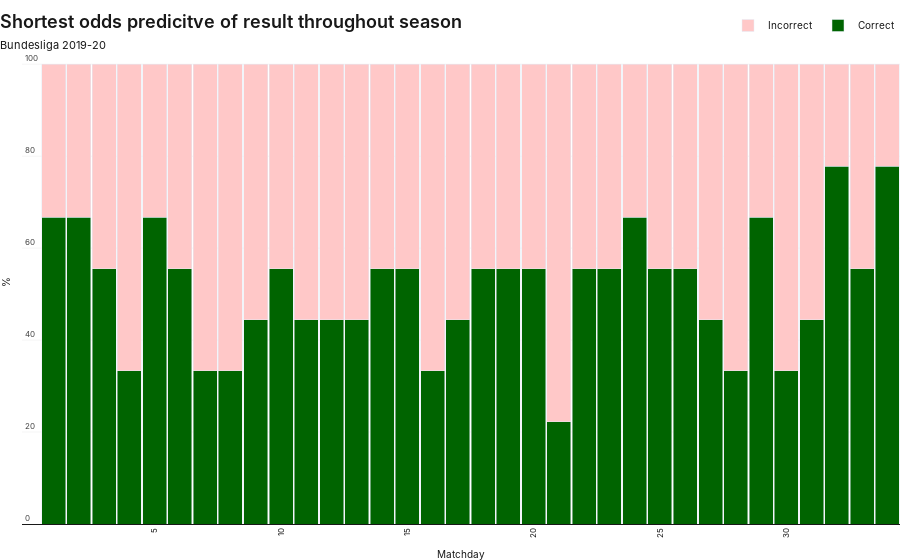

The cell this chart's notebook holds for it:
### Code cell
def matchdayCorrect():
        
    dfCORRECT = pd.DataFrame(columns=['number_of_matches', 'number_of_correct', 'correct_pc', 'incorrect_pc'])

    fig = go.Figure()
        
    matchdays = sorted([int(x) for x in df['Matchday'].unique()])
        
    for matchday in matchdays:
                        
        dfx = df.copy().loc[df['Matchday'] == str(matchday)]
        dfx['Winning odds'] = dfx['Winning odds'].apply(lambda x: x.replace('$',''))
        dfx['Winning odds'] = dfx['Winning odds'].astype(float)
        
        number_of_matches = dfx.shape[0]
        
        dfxx = dfx.loc[dfx['Winning odds'] == dfx['Shortest odds']]
        number_of_correct = dfxx.shape[0]
        
        correct_pc = round(number_of_correct/number_of_matches*100,2)
        incorrect_pc = 100 - correct_pc
        
        dfCORRECT.loc[int(matchday)] = number_of_matches, number_of_correct, correct_pc, incorrect_pc
                  
    fig.add_trace(go.Bar(
            x=[x for x in dfCORRECT.index], y=dfCORRECT['correct_pc'], marker=dict(color='rgba(0,100,0,1)'), name = 'Correct', hoverinfo='skip'
        ))
    
    fig.add_trace(go.Bar(
            x=[x for x in dfCORRECT.index], y=dfCORRECT['incorrect_pc'],  marker=dict(color='rgba(255,200,200,1)'), name = 'Incorrect', hoverinfo='skip'
        ))
    
    fig.update_layout(barmode='stack')
        
    headline, subhead, xaxes_title, yaxes_title, figHeight, marginTop, showLegend = f'Shortest odds predicitve of result throughout season', 'Bundesliga 2019-20 ', None, None, 600, 40, True
    customChartDefaultStyling.styling(fig, headline, subhead, xaxes_title, yaxes_title, figHeight, marginTop, showLegend)
     
    fig.update_xaxes(tickfont=dict(size=8), title='Matchday')
    fig.update_yaxes(tickfont=dict(size=8), title=f'%')
    
    fig.update_layout(bargap=0.05)    
    fig.show()
                
matchdayCorrect()

### Figure 1 — Plotly figure (JSON) as saved in the notebook; plotly's stock layout.template omitted (floating-point values rounded to 4 significant figures)
{"data": [{"hoverinfo": "skip", "marker": {"color": "rgba(0,100,0,1)"}, "name": "Correct", "type": "bar", "x": [1, 2, 3, 4, 5, 6, 7, 8, 9, 10, 11, 12, 13, 14, 15, 16, 17, 18, 19, 20, 21, 22, 23, 24, 25, 26, 27, 28, 29, 30, 31, 32, 33, 34], "y": [66.67, 66.67, 55.56, 33.33, 66.67, 55.56, 33.33, 33.33, 44.44, 55.56, 44.44, 44.44, 44.44, 55.56, 55.56, 33.33, 44.44, 55.56, 55.56, 55.56, 22.22, 55.56, 55.56, 66.67, 55.56, 55.56, 44.44, 33.33, 66.67, 33.33, 44.44, 77.78, 55.56, 77.78]}, {"hoverinfo": "skip", "marker": {"color": "rgba(255,200,200,1)"}, "name": "Incorrect", "type": "bar", "x": [1, 2, 3, 4, 5, 6, 7, 8, 9, 10, 11, 12, 13, 14, 15, 16, 17, 18, 19, 20, 21, 22, 23, 24, 25, 26, 27, 28, 29, 30, 31, 32, 33, 34], "y": [33.33, 33.33, 44.44, 66.67, 33.33, 44.44, 66.67, 66.67, 55.56, 44.44, 55.56, 55.56, 55.56, 44.44, 44.44, 66.67, 55.56, 44.44, 44.44, 44.44, 77.78, 44.44, 44.44, 33.33, 44.44, 44.44, 55.56, 66.67, 33.33, 66.67, 55.56, 22.22, 44.44, 22.22]}], "layout": {"autosize": true, "bargap": 0.05, "barmode": "stack", "font": {"color": "rgba(24,24,24,1)", "family": "Manrope, Sohne, Inter, Arial", "size": 8}, "legend": {"font": {"color": "#181818", "size": 10}, "orientation": "h", "x": 1, "xanchor": "right", "y": 1, "yanchor": "bottom"}, "margin": {"b": 0, "l": 0, "r": 0, "t": 40}, "paper_bgcolor": "rgba(255,255,255,0)", "plot_bgcolor": "rgba(255,255,255,0)", "showlegend": true, "title": {"font": {"color": "#181818", "family": "Test Söhne, Sohne, Manrope, Inter, Arial", "size": 16}, "text": "<span style=\"font-size: 18px; font-weight:600\">Shortest odds predicitve of result throughout season</span><br><span style=\"font-family: Manrope, Sohne, Inter, Arial; font-size: 11px\">Bundesliga 2019-20 </span>", "x": 0, "xanchor": "left", "y": 0.95, "yanchor": "top"}, "xaxis": {"autorange": true, "gridcolor": "rgba(245,245,245,1)", "gridwidth": 1, "linecolor": "rgba(24,24,24,1)", "linewidth": 1, "mirror": false, "range": [-0.1408, 34.5], "showgrid": false, "showline": true, "tickangle": -90, "tickfont": {"size": 8}, "title": {"text": "Matchday"}, "type": "linear"}, "yaxis": {"autorange": true, "gridcolor": "rgba(245,245,245,1)", "gridwidth": 1, "linecolor": "rgba(24,24,24,1)", "linewidth": 1, "mirror": false, "range": [0, 105.3], "showgrid": true, "showline": false, "tickfont": {"size": 8}, "ticklabelposition": "inside top", "title": {"text": "%"}, "type": "linear"}}}
